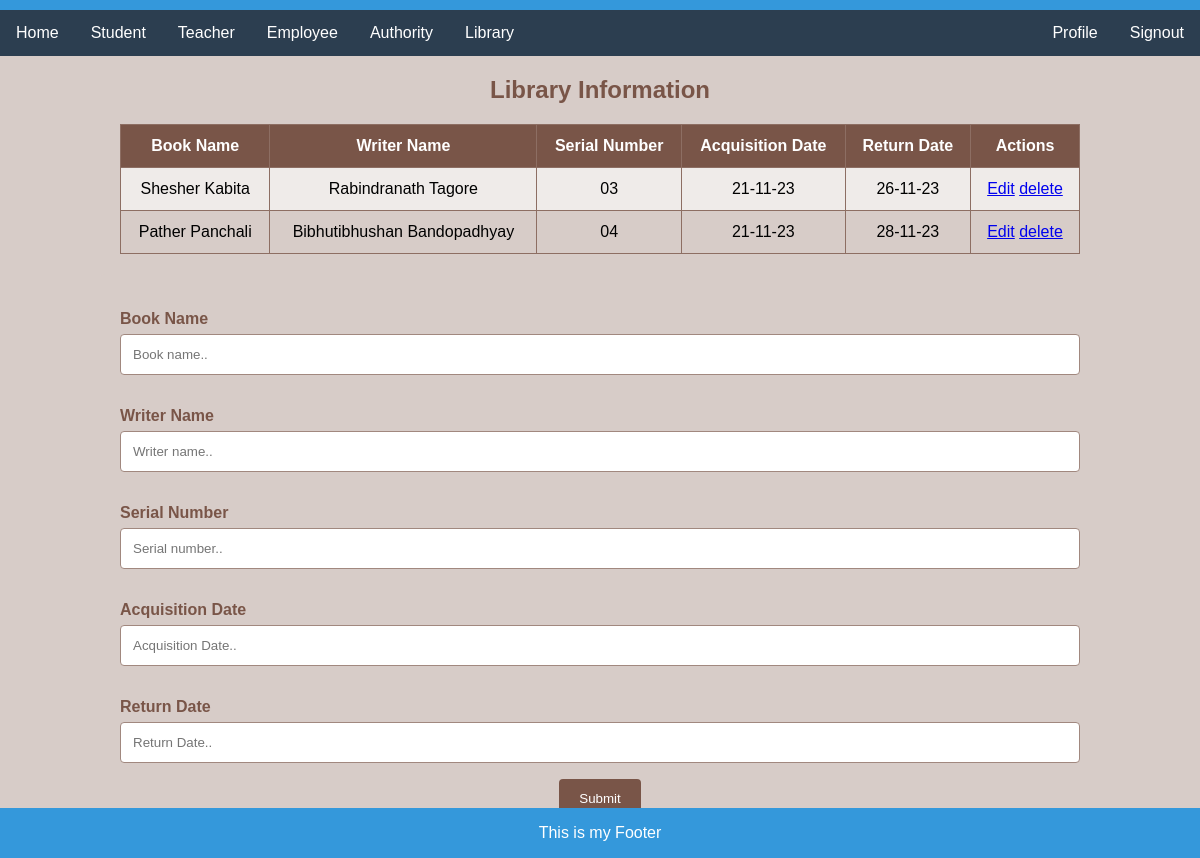
/libraryPage, run on an earlier commit of the app's database.
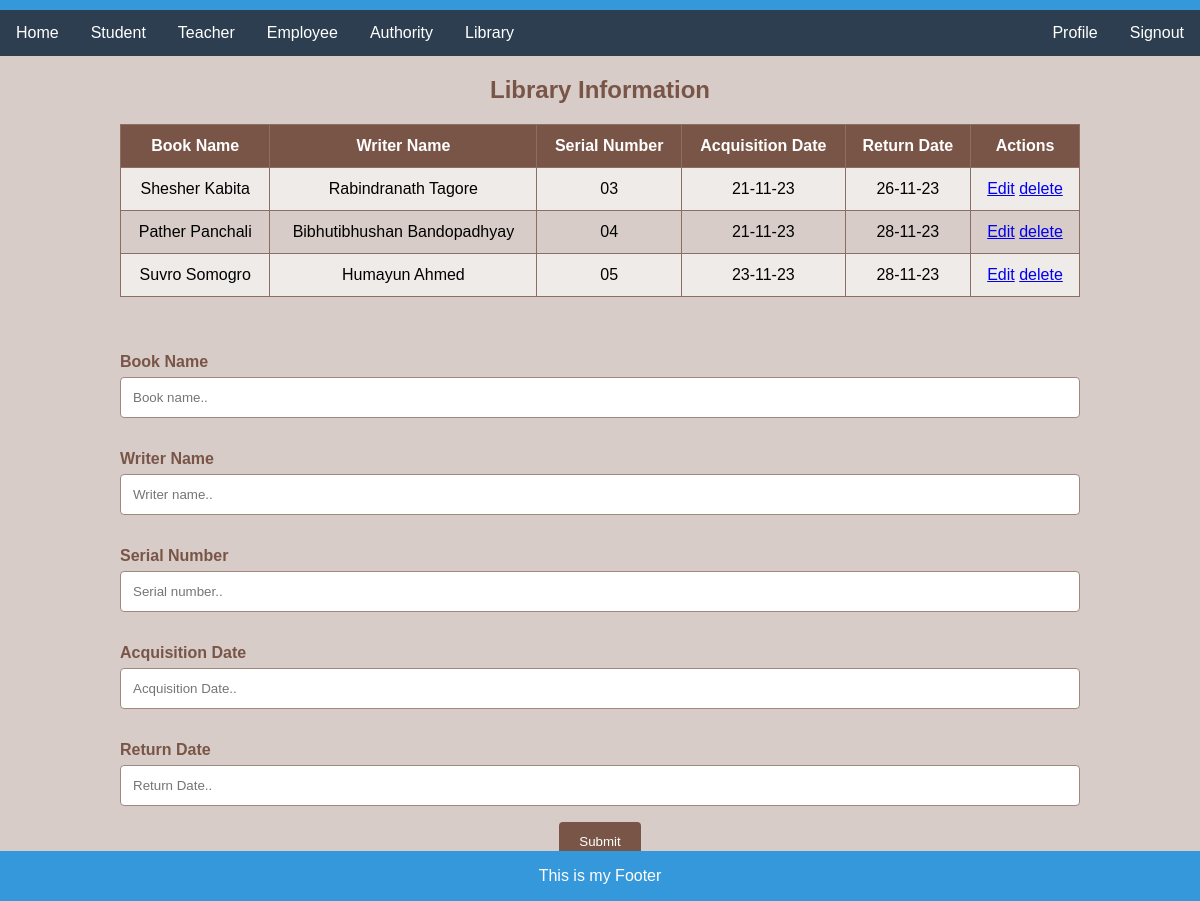
And on a later commit of the database.
### myApp/models.py (models this page shows, shortened)
class Library(models.Model):
    Book_Name=models.CharField(max_length=100, null=True)
    Writer_Name=models.CharField(max_length=100, null=True)
    Serial_No=models.CharField(max_length=100, null=True)
    Acquisition_Date=models.CharField(max_length=100, null=True)
    Return_Date=models.CharField(max_length=100, null=True)

### myProject/views.py (the view)
# urls.py: path('libraryPage',libraryPage,name="libraryPageUrl"),
def libraryPage(request):
    library = Library.objects.all()
    context={
        "lib":library,
    }
    return render(request,"library.html",context)

### template/library.html (shortened to what this page needs)
{% extends "home.html" %}
{% block content %}
<!DOCTYPE html>
<html lang="en">
<head>
</head>
<body>
  <h2>Library Information</h2>
  <table>
    <tr>
      <th>Book Name</th>
      <th>Writer Name</th>
      <th>Serial Number</th>
      <th>Acquisition Date</th>
      <th>Return Date</th>
      <th>Actions</th>
    </tr>
    {% for i in lib %}
    <tr>
      <td>{{i.Book_Name}}</td>
      <td>{{i.Writer_Name}}</td>
      <td>{{i.Serial_No}}</td>
      <td>{{i.Acquisition_Date}}</td>
      <td>{{i.Return_Date}}</td>
      <td>
        <a href="{% url 'editLibrary' i.id  %}">Edit</a>
        <a href="{% url 'deleteLibrary' i.id  %}">delete</a>
      </td>
    </tr>
    {% endfor %}
  </table>
  <div class="container">
    <form action="{%url 'libraryAdd'%}" method='post'>
    <form>
      <label for="book">Book Name</label>
      <input type="text" id="fname" name="b_name" placeholder="Book name..">
      <label for="writer">Writer Name</label>
      <input type="text" id="lastname" name="w_name" placeholder="Writer name..">
      <label for="Mobile">Serial Number</label>
      <input type="text" id="lname" name="Serial_No" placeholder="Serial number..">
      <label for="email">Acquisition Date</label>
      <input type="text" id="email" name="Acquisition_Date" placeholder="Acquisition Date..">
      <label for="age">Return Date</label>
      <input type="text" id="age" name="Return_Date" placeholder="Return Date..">
      <input type="submit" value="Submit">
    </form>
  </div>
</body>
</html>
{% endblock %}

What changed in the data, as far as the page shows it:
added Library: Book_Name "Suvro Somogro", Writer_Name "Humayun Ahmed", Serial_No "05", Acquisition_Date "23-11-23", Return_Date "28-11-23"
